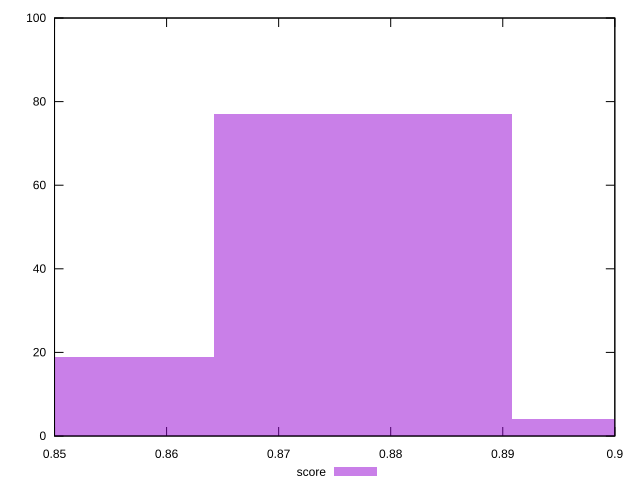

Write gnuplot code to recreate this figure.
reset

$score <<EOF
0.8775670127024933 77
0.8509740729236298 19
0.9041599524813567 4
EOF

set key outside below
set boxwidth 0.02659293977886343
set xrange [0.85:0.9]
set yrange [0:100]
set trange [0:100]
set style fill transparent solid 0.5 noborder
set terminal svg size 640, 490 enhanced background rgb 'white'
set output "report_00009_2021-02-08T22-37-41.559Z/first-meaningful-paint/samples/pages+cached+noadtech+nomedia/score/histogram.svg"

plot $score title "score" with boxes

reset
